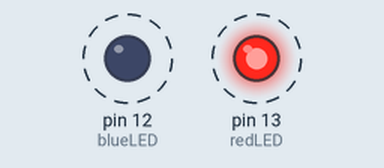
A sketch run on a simulated Arduino Uno, built with avr-gcc and run on an emulated ATmega328P. Parts: output pins drawn as LEDs (lit = HIGH). Dashed ring = blinking.

Above: at 0.05 s.
Timing chart, 0 to 3.0 s (numbered marks = the images above):
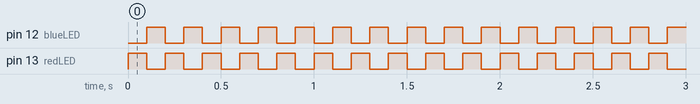

Measured:
- by itself, pin 12 (blueLED), pin 13 (redLED): alternates HIGH for 0.10 s and LOW for 0.10 s

The sketch:

Code.ino
```cpp
//Name :- Kunjesh Kantilal Ramani (200515106)
//Date :- 18th May 2022
//Week :- Week 1 LEVEL 3
//Description :-  = Write a program that alternates between the blue LED1 and red LED2, to simulate an emergency vehicle.have taken 100ms delay as per the requirement, it can
                    // taken as 1000ms or any other value too.


int redLED=13;
int blueLED=12;


void setup()
{
  pinMode(redLED, OUTPUT);
  pinMode(blueLED, OUTPUT);
}

void loop()
{
  digitalWrite(redLED, HIGH);
  delay(100); // Wait for 100 millisecond(s)

  digitalWrite(redLED, LOW);
  digitalWrite(blueLED, HIGH);
  delay(100); // Wait for 100 millisecond(s)

  digitalWrite(blueLED, LOW);

}
```
